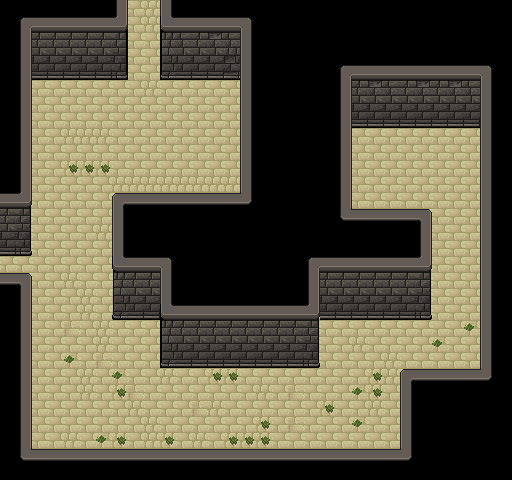

This is a level from a 2D game, rendered from its Tiled map with the project's own tilesets. A one-line summary and the map file follow, with tile-layer data summarised:
An orthogonal 32x30 tile map with 16x16 px tiles, 3 tile layers (Base, Ground, Upper) and 6 objects (3x ResourceSpawn, 2x Entrance, Item).

<map version="1.4" tiledversion="1.4.1" orientation="orthogonal" renderorder="right-down" width="32" height="30" tilewidth="16" tileheight="16" infinite="0" nextlayerid="22" nextobjectid="48">
 <properties>
  <property name="Dungeon" value="Forest" />
  <property name="Outside" type="bool" value="false" />
  <property name="ResourcesMinMax" value="50-80" />
 </properties>
 <tileset firstgid="1" source="../Tilesets/tilesetDungeon.tsx" />
 <layer id="19" name="Base" width="32" height="30">
  <data>[960 cells, 960 non-empty, 6 distinct tile ids]</data>
 </layer>
 <layer id="20" name="Ground" width="32" height="30">
  <data>[960 cells, 297 non-empty, 26 distinct tile ids]</data>
 </layer>
 <layer id="21" name="Upper" width="32" height="30">
  <data>[960 cells, 0 non-empty, 0 distinct tile ids]</data>
 </layer>
 <objectgroup id="4" name="Travel">
  <object id="19" name="Entrance" x="0" y="256" width="4" height="32">
   <properties>
    <property name="EntranceDir" value="Right" />
    <property name="Map" value="mapForest_Dungeon_Wing_1_3" />
   </properties>
  </object>
  <object id="46" name="Entrance" x="128" y="0.00307765" width="32" height="4">
   <properties>
    <property name="EntranceDir" value="Down" />
    <property name="Map" value="mapForest_Dungeon_Wing_1_1" />
   </properties>
  </object>
 </objectgroup>
 <objectgroup id="5" name="MapObject">
  <object id="39" name="ResourceSpawn" x="32.167" y="87.501" width="79.666" height="356.833">
   <properties>
    <property name="Resources" value="20" />
   </properties>
  </object>
  <object id="40" name="ResourceSpawn" x="117.167" y="84.584" width="120" height="104.333">
   <properties>
    <property name="Resources" value="20" />
   </properties>
  </object>
  <object id="41" name="ResourceSpawn" x="118.834" y="366.584" width="275.666" height="81.4997">
   <properties>
    <property name="Resources" value="20" />
   </properties>
  </object>
  <object id="47" name="Item" x="404" y="147.333" width="9.33333" height="6.66667">
   <properties>
    <property name="Item" type="int" value="133" />
   </properties>
  </object>
 </objectgroup>
 <objectgroup id="6" name="Character" />
</map>
